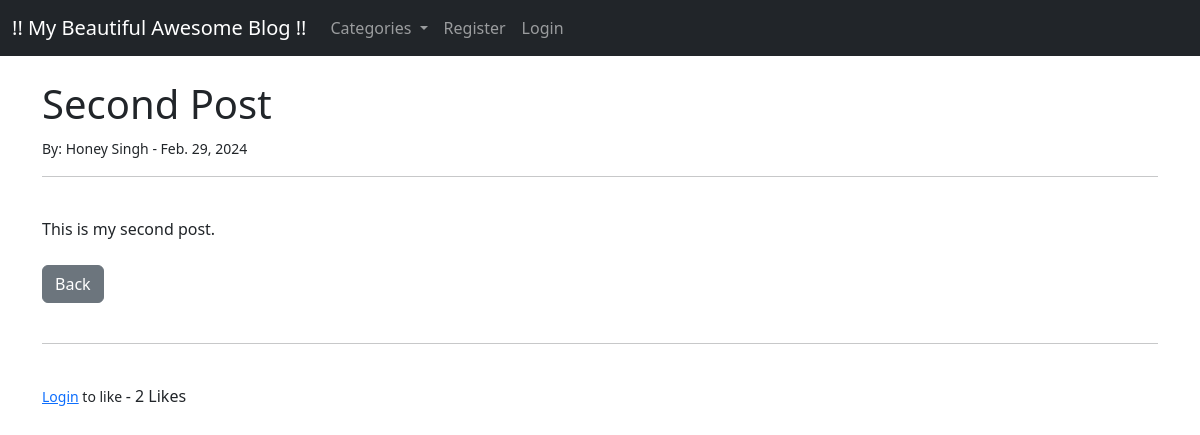
Screenshot of /app/article/15 with the database file from the repository.
### app/models.py (models this page shows, shortened)
class Post(models.Model):
    title = models.CharField(max_length=255)
    title_tag = models.CharField(max_length=255)
    author = models.ForeignKey(User,on_delete=models.CASCADE)
    body = models.TextField()
    post_date = models.DateField(auto_now_add=True)
    category = models.CharField(max_length=255, default='coding')
    likes = models.ManyToManyField(User,related_name='blog_posts')
    def total_likes(self):
        return self.likes.count()

### app/views.py (the view)
# urls.py: path('article/<int:pk>',ArticleDetailView.as_view(),name='article-detail'),
class ArticleDetailView(DetailView):
    model = Post
    template_name = 'article_details.html'
    def get_context_data(self, *args, **kwargs):
        cat_menu = Category.objects.all()
        context = super(ArticleDetailView, self).get_context_data(*args, **kwargs)
        stuff = get_object_or_404(Post, id = self.kwargs['pk'])
        total_likes = stuff.total_likes()
        liked  = False
        if stuff.likes.filter(id = self.request.user.id).exists():
            liked = True
        context["cat_menu"] = cat_menu
        context["total_likes"] = total_likes
        context["liked"] = liked
        return context

### app/models.py (called while the page is built)
    def __str__(self):
        return self.name

### app/templates/article_details.html (shortened to what this page needs)
{% extends 'base.html' %}
{% block content %}
<h1>{{ post.title }}</h1>
<small>By:
      {{ post.author.first_name }}
      {{ post.author.last_name }} -
      {{ post.post_date }}
</small><br>
<hr>
<br>
{{ post.body|safe }}
<br><br>
<a href="{% url 'home' %}" class="btn btn-secondary">Back</a>
<br><br>
<hr>
<br>
<form action="{% url 'like_post' post.pk %}" method="POST">
    {% if user.is_authenticated %}
        {% if liked %}
            <button type="submit" name="post_id" value="{{ post.id }}" class="btn btn-danger btn-sm ">Unlike
            </button>
        {% else %}
            <button type="submit" name="post_id" value="{{ post.id }}" class="btn btn-primary btn-sm ">Like
            </button>
        {% endif %}
    {% else %}
    <small><a href="{% url 'login' %}">Login</a>
    to like </small>
    {% endif %}
        - {{ total_likes }} Likes
</form>
{% endblock %}

### rows the page displays
Post: title "Second Post", author.first_name "Honey", author.last_name "Singh", post_date "Feb. 29, 2024", body "This is my second post."

### other values shown
{{ total_likes }} "2"
